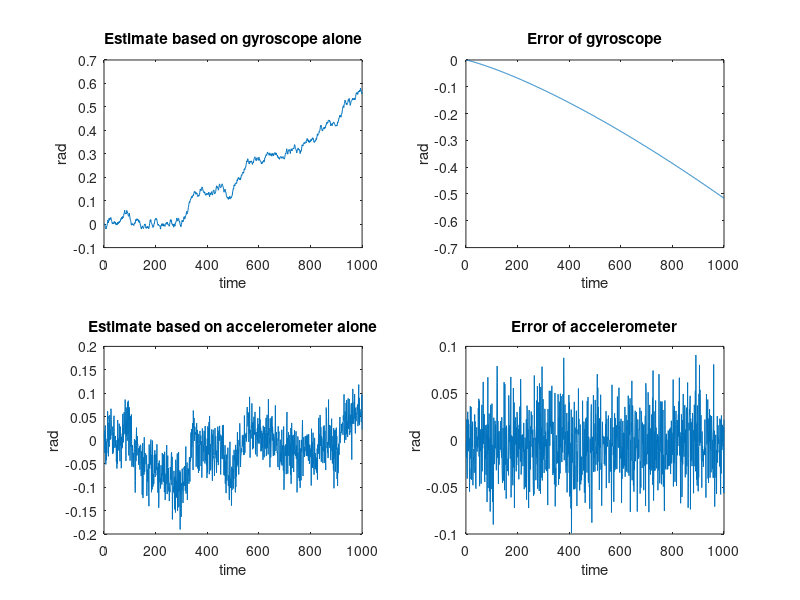
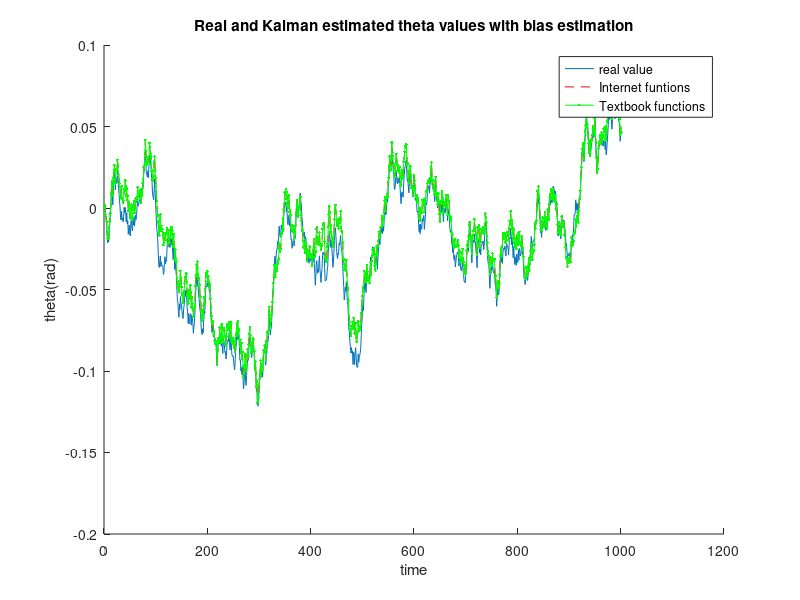
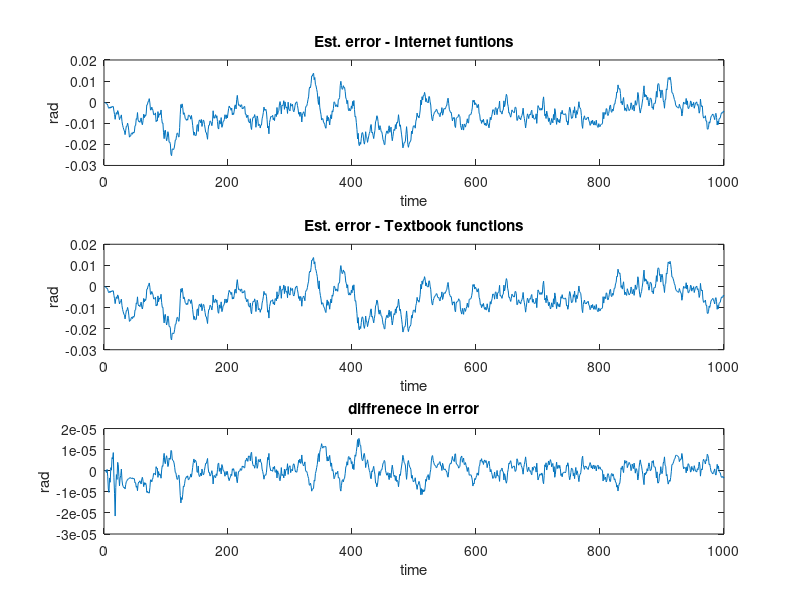

Recreate these plots in MATLAB, in order.
close all
clear all
clc

% Constants
T = 0.01;
g = 9.81;
gyro_gauss = 0.001;  % Check datasheets for precise values
arw = 0.0015;
bias = 0.02;
acc_gauss = 0.3;
acc_rand = 0.1;
w_sensitivity = 100*(pi/180);

% Exact values
w = w_sensitivity*rand(1,1000)-w_sensitivity/2;
theta = zeros(1,length(w));

for i = 1:length(w)-1
    theta(i+1) = theta(i)+T*w(i);
end

ax = sin(theta).*g;
az = cos(theta).*g;

% Added noise
w_n = w + gyro_gauss*randn(1,length(w)) + arw*sqrt(1:length(w)) + bias;
ax_n = ax + acc_gauss*randn(1,length(ax)) + acc_rand*rand(1,length(ax)).*cos(theta);
az_n = az + acc_gauss*randn(1,length(az)) + acc_rand*rand(1,length(az)).*sin(theta);

% Estimated thetas and differences
theta_est_gyro = zeros(1,length(w));
for i = 1:length(w)-1
    theta_est_gyro(i+1) = theta_est_gyro(i)+T*w_n(i);
end
theta_diff_gyro = (theta-theta_est_gyro);

theta_est_acc = asin(ax_n/g);
theta_diff_acc = theta-theta_est_acc;


figure()
subplot(2,2,1), plot(theta_est_gyro), title('Estimate based on gyroscope alone'), xlabel('time'), ylabel('rad');
subplot(2,2,2), plot(theta_diff_gyro), title('Error of gyroscope'), xlabel('time'), ylabel('rad');
subplot(2,2,3), plot(theta_est_acc), title('Estimate based on accelerometer alone'), xlabel('time'), ylabel('rad');
subplot(2,2,4), plot(theta_diff_acc), title('Error of accelerometer'), xlabel('time'), ylabel('rad');

value = [];
index = [];

%% Kalman filter

gyro_acc_sampling_ratio = 1;

% A left out some places
x =[0; 0];
A = [1 T;0 1];
B = [T; 0];
C = [1 0];
theta_est_kalman_bias1 = zeros(1,length(w)+1);
P = gyro_gauss;
Q = gyro_gauss;
R = acc_gauss;

for i = 1:(length(ax_n)/gyro_acc_sampling_ratio)
    % Prediction
    for j = 1:gyro_acc_sampling_ratio
        x = A*x + B*w_n((i-1)*gyro_acc_sampling_ratio+j);
        theta_est_kalman_bias1((i-1)*gyro_acc_sampling_ratio+j+1) = x(1);
    end
    
    % Update
    v = ax_n(i*gyro_acc_sampling_ratio)/g-C*x;
    S = C*P*C'+R;
    G = A*P*C'/S;
    x = x + G*v;
    P = A*P*A'-G*C*P*A'+Q;
    
end

% Using A matrix as is in textbook
x =[0; 0];
A = [1 T;0 1];
B = [T; 0];
C = [1 0];
theta_est_kalman_bias2 = zeros(1,length(w)+1);
P = gyro_gauss;
Q = gyro_gauss;
R = acc_gauss;

for i = 1:(length(ax_n)/gyro_acc_sampling_ratio)
    % Prediction
    for j = 1:gyro_acc_sampling_ratio
        x = A*x + B*w_n((i-1)*gyro_acc_sampling_ratio+j);
        theta_est_kalman_bias2((i-1)*gyro_acc_sampling_ratio+j+1) = x(1);
    end
    
    % Update
    v = ax_n(i*gyro_acc_sampling_ratio)/g-C*x;
    S = C*P*C'+R;
    G = A*P*A'*C'/S;
    x = x + G*v;
    P = A*P*A'-G*C*A*P*A'+Q;
    
end

% Figures
figure()
hold on
plot(theta), plot(theta_est_kalman_bias1, 'r--'), plot(theta_est_kalman_bias2, 'g.-')
title('Real and Kalman estimated theta values with bias estimation'), xlabel('time'), ylabel('theta(rad)')
legend('real value','Internet funtions', 'Textbook functions')
hold off

err1 = theta-theta_est_kalman_bias1(1:end-1);
err2 = theta-theta_est_kalman_bias2(1:end-1);

figure()
subplot(3,1,1), plot(err1), title('Est. error - Internet funtions'), xlabel('time'), ylabel('rad')
subplot(3,1,2), plot(err2), title('Est. error - Textbook functions'), xlabel('time'), ylabel('rad')
subplot(3,1,3), plot(err2-err1), title('diffrenece in error'), xlabel('time'), ylabel('rad')


error = [err1*err1',err2*err2']
[value index]= min(error)


